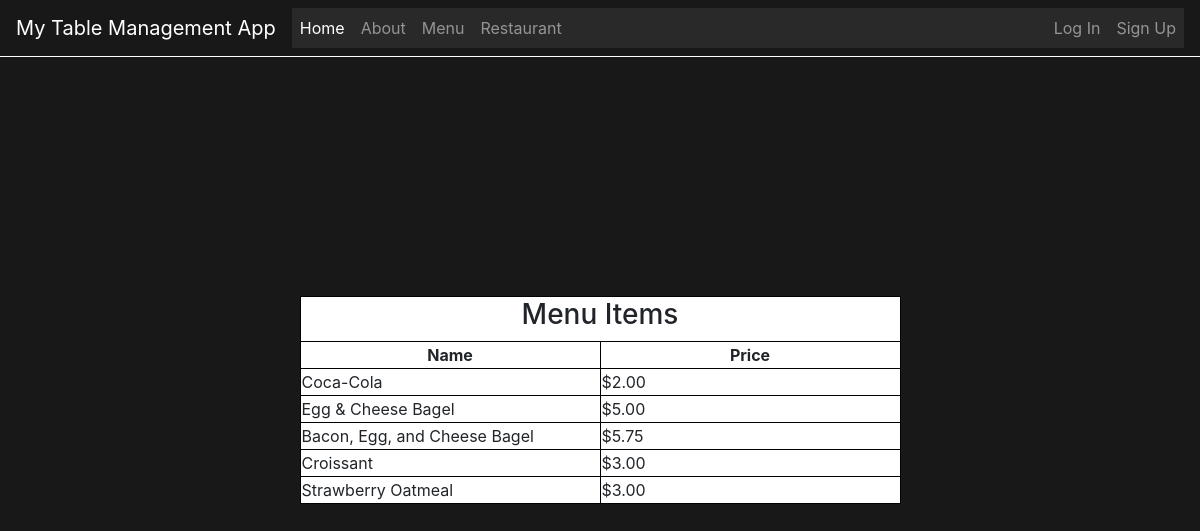
The app's page /menu/, older data.
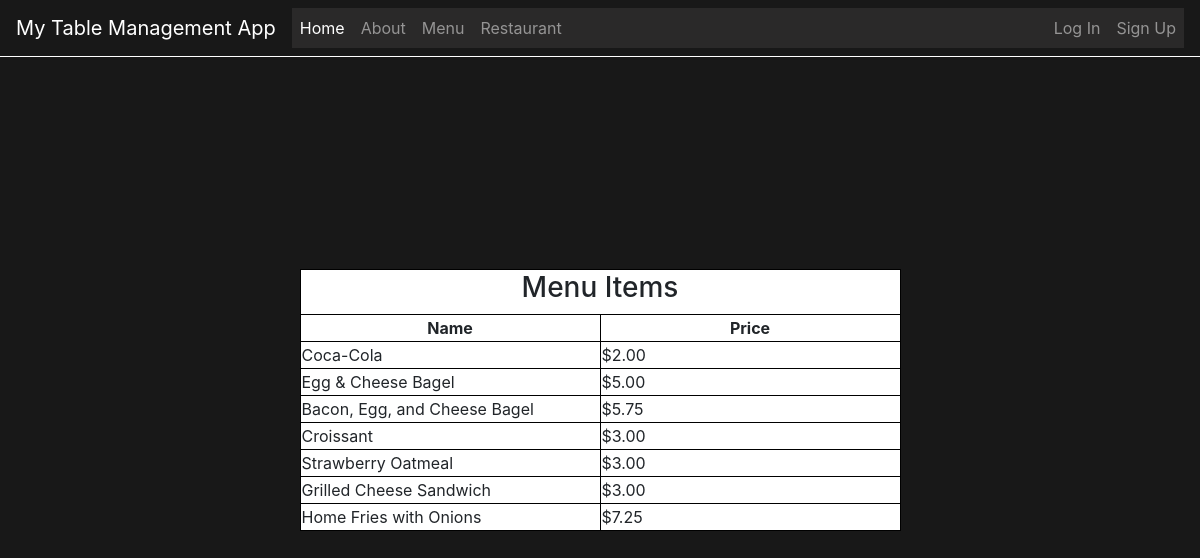
The same page, newer data.
### TMS/models.py (models this page shows)
class Item(models.Model):
    itemID = models.AutoField(primary_key=True)
    itemName = models.CharField(max_length=30)
    price = models.DecimalField(max_digits=5, decimal_places=2, validators=[MinValueValidator(Decimal('0.01'))])
    order = models.ManyToManyField(Order, through='OrderItem')

### TMS/views.py (the view)
# urls.py: path("menu/", views.menu_view, name="menu"),
def menu_view(request):
    item  = Item.objects.all()
    return render(request, "menu.html", {'item': item})

### TMS/templates/menu.html (shortened to what this page needs)
{% extends "base.html" %}
{% load static %}
{% block styles %}
<link rel="stylesheet" href="{% static 'css/menu.css' %}">
{% endblock styles %}
{% block content %}
<table>
    <thead>
        <th colspan="2"><h3>Menu Items</h3></th>
        <tr>
            <th class="column_headers">Name</th>
            <th class="column_headers">Price</th>
        </tr>
    </thead>
    {% for item in item %}
    <tr>
        <td>{{item.itemName}}</td>
        <td>${{item.price}}</td>
    </tr>
    {% endfor %}
</table>
{% endblock %}

### TMS/templates/base.html (shortened to what this page needs)
<!DOCTYPE html>
{% load static %}
<html lang="en">
  <head>
    <link
      href="https://stackpath.bootstrapcdn.com/bootstrap/4.3.1/css/bootstrap.min.css"
      rel="stylesheet"
    />
    {% block styles %}
    {% endblock styles %}
    <link rel="stylesheet" href="{% static 'css/navbar.css' %}">
  </head>
  <body>
    <nav class="navbar navbar-expand-lg navbar-dark bg-dark">
      <a class="navbar-brand" href="#">My Table Management App</a>
      <div class="collapse navbar-collapse" id="navbarNav">
        <ul class="navbar-nav">
          <li class="nav-item active">
            <a class="nav-link" href="{% url 'home' %}">Home</a>
          </li>
          <li class="nav-item">
            <a class="nav-link" href="{% url 'about' %}">About</a>
          </li>
          <li class="nav-item">
            <a class="nav-link" href="{% url 'menu' %}">Menu</a>
          </li>
          <li class="nav-item">
            <a href="{% url 'restaurant' %}" class="nav-link">Restaurant</a>
          </li>
        </ul>
        <ul class="navbar-nav nav-user">
          {% if request.user.is_authenticated %}
          <li class="nav-item">
            <a href="{% url 'logout' %}" class="nav-link">Log Out</a>
          </li>
          <li class="nav-item">
            <a href="" class="nav-link">Welcome, {{user.username}}</a>
          </li>
          {% else %}
          <li class="nav-item">
            <a href="{% url 'login' %}" class="nav-link">Log In</a>
          </li>
          <li class="nav-item nav-info">
            <a href="{% url 'signup' %}" class="nav-link">Sign Up</a>
          </li>
          {% endif %}
        </ul>
      </div>
    </nav>
    <div class="container">{% block content %} {% endblock %}</div>
  </body>
</html>

### TMS/static/css/menu.css (style rules this page uses)
body { height: 100vh; width: 100vw; display: flex; align-items: center; justify-content: center; background-color: rgb(24, 24, 24); }
.container { height: 100vh; width: 100vw; display: flex; align-items: center; justify-content: center; }
table, th, td { border: 1px solid black; border-collapse: collapse; }
th { text-align: center; }
.column_headers { text-align: center; }
td { width: 300px; }
table { background-color: white; }

### TMS/static/css/navbar.css (style rules this page uses)
.navbar { background-color: rgb(24, 24, 24) !important; position: absolute; top: 0px; width: 100%; border-bottom: 1px white solid; }
.navbar-collapse { background-color: rgb(42, 41, 41); display: flex; justify-content: space-between; }
.nav-info { display: flex; flex-direction: row; }

Row changes from the older to the newer data that the page shows:
added Item: itemName "Grilled Cheese Sandwich", price "3.00"
added Item: itemName "Home Fries with Onions", price "7.25"
